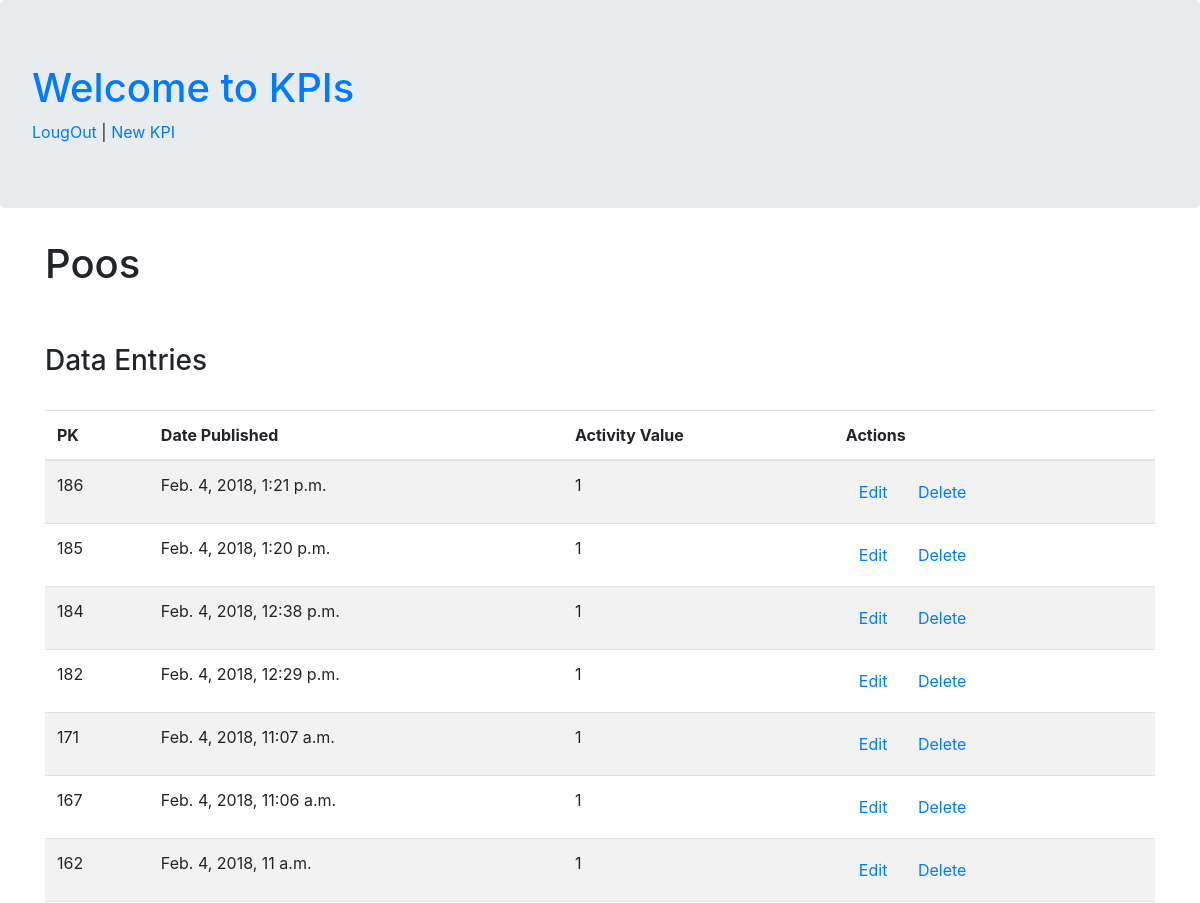
The app's page /kpis/2/ (signed in, upper part), older data.
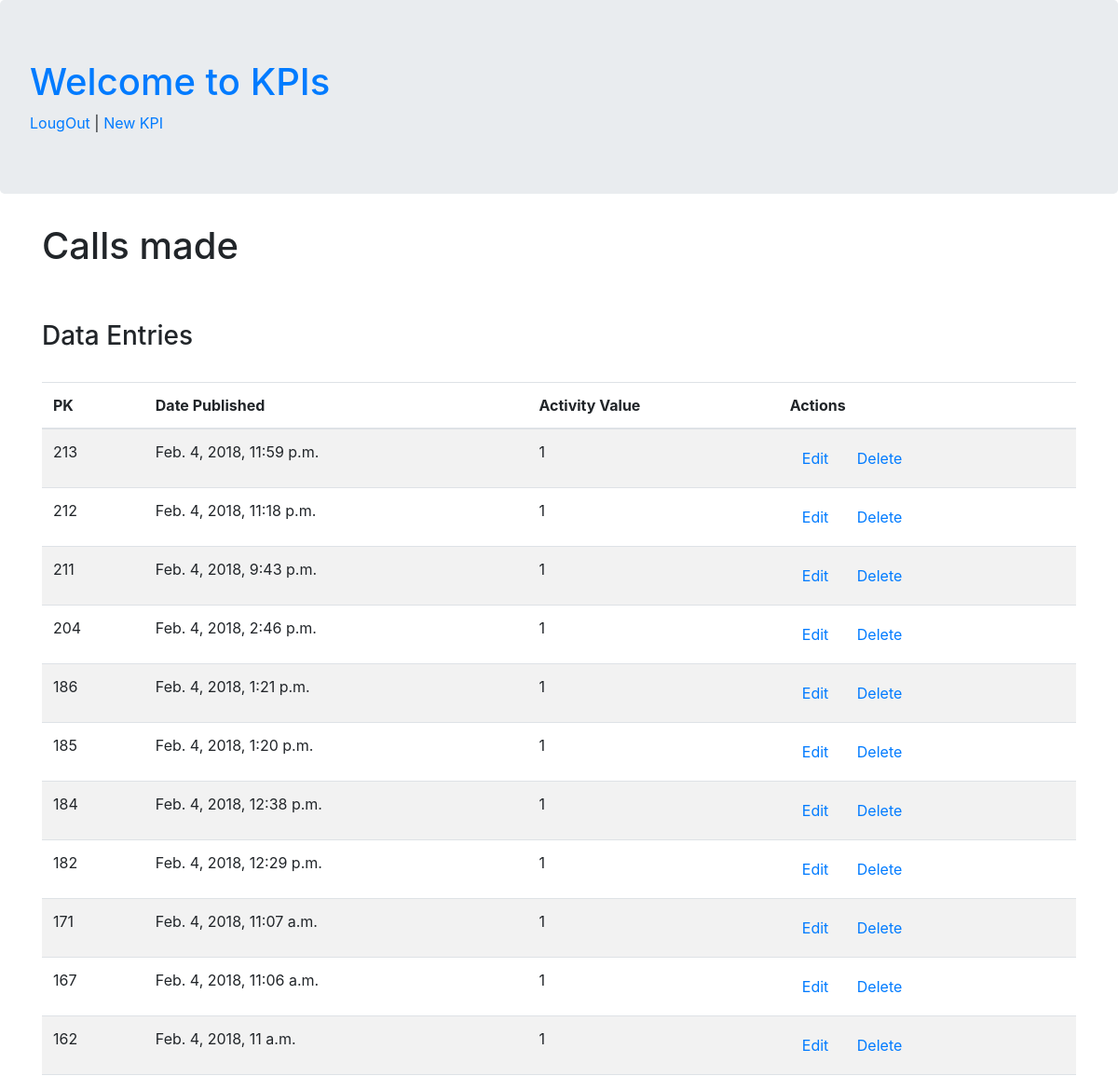
The same page, newer data.
### kpis/models.py (models this page shows, shortened)
class KPI(models.Model):
	author = models.ForeignKey('auth.User', on_delete = models.CASCADE)
	title = models.CharField(max_length = 200)
	date_created = models.DateTimeField(default = timezone.now)
	units = models.CharField(max_length = 20)
	DAILY = 'DY'
	WEEKLY = 'WK'
	MONTHLY = 'MH'
	YEARLY = 'YR'
	periodicity_choices = {
		(DAILY, 'Daily'),
		(WEEKLY, 'Weekly'),
		(MONTHLY, 'Monthly'),
		(YEARLY, 'Yearly'),
	}
	periodicity = models.CharField(
		max_length = 2,
		choices = periodicity_choices,
		default = DAILY,
		)
	RED = 'RD'
	GREEN = 'GR'
	BLUE = 'BL'
	group_choices = (
		(RED, 'Red'),
		(GREEN, 'Green'),
		(BLUE, 'Blue'),
	)
	group = models.CharField(
		max_length = 2,
		choices = group_choices,
		default = BLUE,
	)

class Activity(models.Model):
	activity_value = models.IntegerField(default = 1) # possibly default = 1,
	kpi = models.ForeignKey(KPI, on_delete = models.CASCADE, parent_link = True)
	datetime_logged = models.DateTimeField(default = timezone.now)

### kpis/views.py (the view)
# urls.py: path('kpis/<int:pk>/', views.kpi_detail, name = 'kpi_detail'),
@login_required
def kpi_detail(request, pk):
	kpi = get_object_or_404(KPI, pk = pk)
	activity_list = Activity.objects.filter(kpi_id = kpi.id).order_by('-datetime_logged')
	context = {
		'kpi' : kpi,
		'activity_list' : activity_list
	}
	return render(request, 'kpis/kpi_detail.html', context)

### kpis/templates/kpis/kpi_detail.html
{% extends 'kpis/base.html' %}
{% block content %}
<h1>{{ kpi.title }}</h1>
<br>
<br>
<h3>Data Entries</h3>
<br>
<div class="table-responsive">
	<table class="table table-striped">
		<thead>
			<tr>
				<th>PK</th>
				<th>Date Published</th>
				<th>Activity Value</th>
				<th>Actions</th>
			</tr>
		</thead>
		<tbody>
			{% for activity in activity_list %}
				<tr>
					<td>{{ activity.pk }}</td>
					<td>{{ activity.datetime_logged }}</td>
					<td>{{ activity.activity_value }}</td>
					<td><a href="" class="btn btn-default">Edit</a>
						<a href="" class="btn btn-default">Delete</a></td>
				</tr>
			{% endfor %}
		</tbody>
	</table>
</div>
{% endblock %}

Row changes from the older to the newer data that the page shows:
changed KPI: title "Poos" → "Calls made"
added Activity: pk "213", datetime_logged "Feb. 4, 2018, 11:59 p.m.", activity_value "1"
added Activity: pk "212", datetime_logged "Feb. 4, 2018, 11:18 p.m.", activity_value "1"
added Activity: pk "211", datetime_logged "Feb. 4, 2018, 9:43 p.m.", activity_value "1"
added Activity: pk "204", datetime_logged "Feb. 4, 2018, 2:46 p.m.", activity_value "1"
